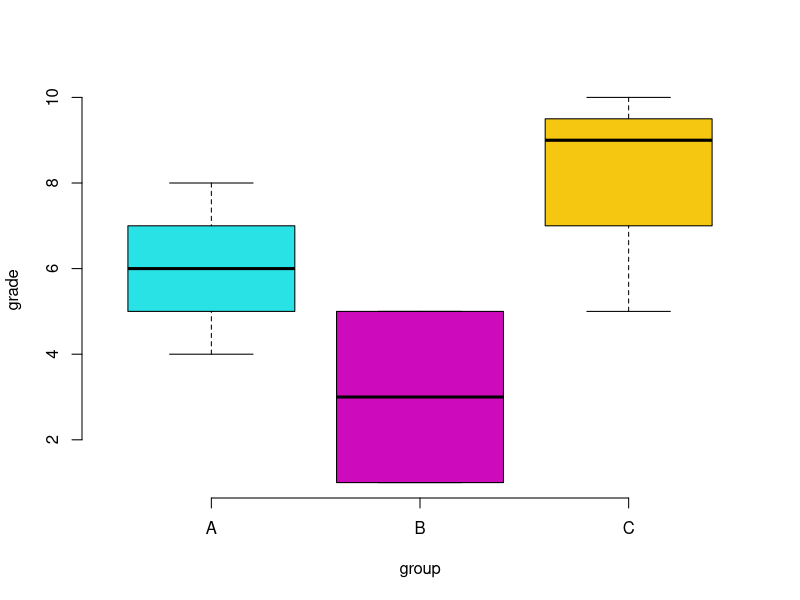
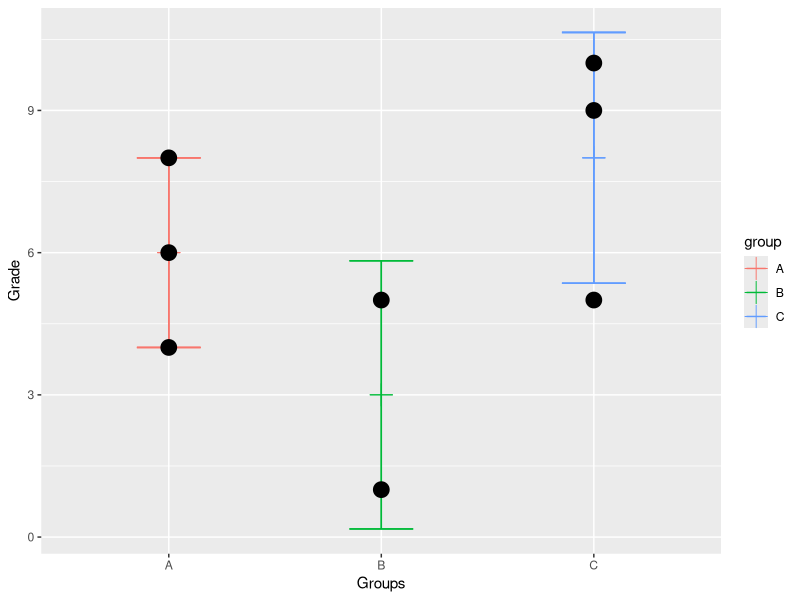
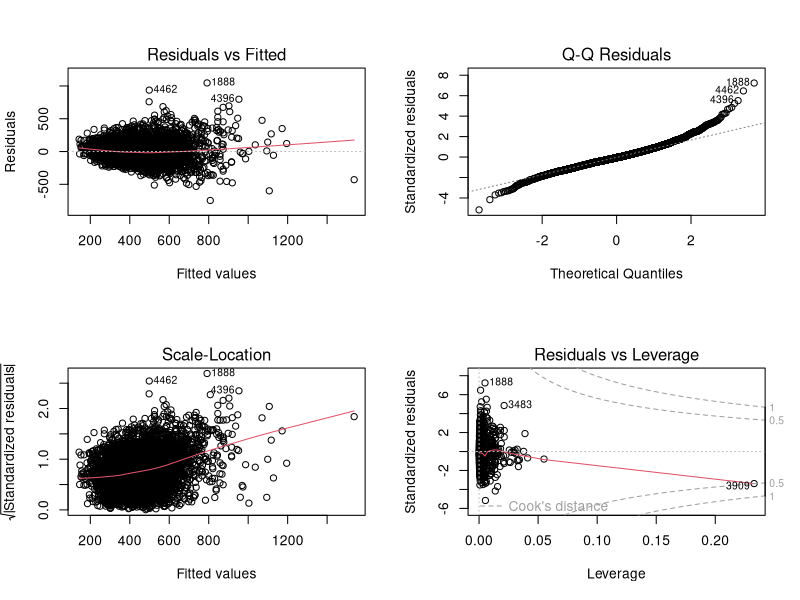
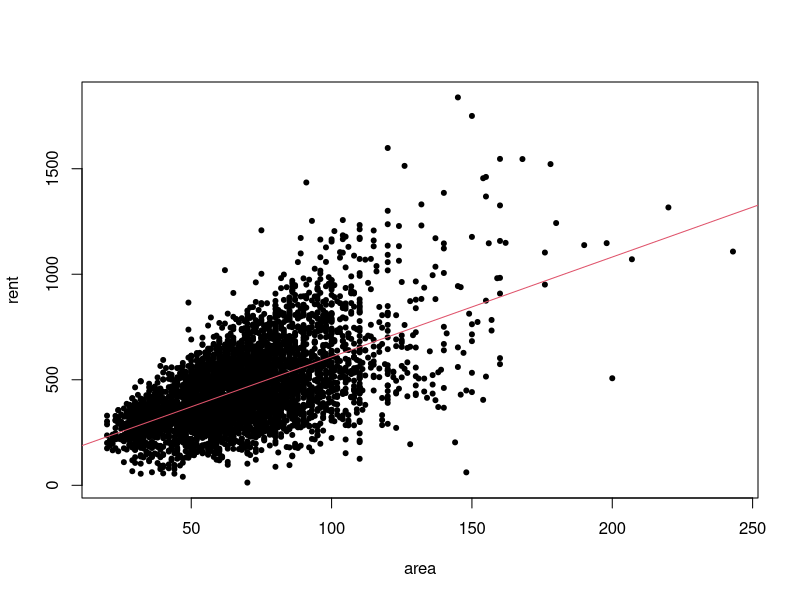

Source code (R) for these figures, in order:
## Set working directory or open Open-To-Compile.Rproj
setwd("~/Data/github/AGLM/Assignment1")

#####  Task 1  #####

a <- -498.683 / 140.988
b <- 4.885 * 6.677
c <- 9.112 / 6.900
d <- 1841257.15 / (1 - 0.5708)
e <- d - 1841257.15
f = (e / 2) / (181257.15 / (51-(2+1)) )
p = pf(f,2,48,lower.tail = FALSE)

1-pt(3,1000)

##### Task 2 #####

# ANOVA
# The one-way analysis of variance (ANOVA), also known as one-factor ANOVA, is an extension of independent two-samples t-test for comparing means in a situation where there are more than two groups.
# Test hypotheses:
# • Null hypothesis: the means of the different groups are the same
# • Alternative hypothesis: At least one sample mean is not equal to the others.
# Assumptions:
# • The observations are obtained independently and randomly from the population defined by the factor levels
# • The data of each factor level are normally distributed.
# • These normal populations have a common variance.
# Process:
# • Compute the common variance, which is called variance within samples (S2within) or residual variance.
# • Compute the variance between sample means as follow:
#   - Compute the mean of each group
#   - Compute the variance between sample means (S2between)
# • Produce F-statistic as the ratio of S2between/S2within.
# Statistic:
# The F-test is used for comparing the factors of the total deviation. In ANOVA, F-statistic is computed as the ratio of the variance between groups and variance within groups. The F-statistic is the compared to the F-distribution with (I-1) and (n-I) degrees of freedom.
# where I = total number of groups and n = total number of observations.
# Note that, a lower ratio (ratio < 1) indicates that there are no significant difference between the means of the samples being compared. However, a higher ratio implies that the variation among group means are significant.


library(dplyr)
library(ggplot2)

X <- data.frame("grade" = c(4,6,8,1,5,9,10,5), "group" = c("A","A","A","B","B","C","C","C"))
X2 <- data.frame("grade" = c(4,6,8,9,5,9,10,5), "group" = c("A","A","A","B","B","C","C","C"))
X3 <- data.frame("grade" = c(5,6,7,1.73,4.27,9.6,8,6.4), "group" = c("A","A","A","B","B","C","C","C"))
set.seed(352144)
X4 <- data.frame("grade" = c(rnorm(30,6,2),rnorm(20,3,2.83),rnorm(30,8,2.65)),"group" = c(rep(c("A","B","C"),c(30,20,30)))  )
str(X)
(out = group_by(X, group) %>% summarise( count = n(), mean = mean(grade), var = var(grade), sd = sd(grade)))

boxplot(grade ~ group, data=X, col=5:7, frame = FALSE)
points(grade ~ group, data=X,pch=20)

Xplot <- X
Xplot$mean <- c(rep(out$mean[1],3),rep(out$mean[2],2),rep(out$mean[3],3))
Xplot$sd <- c(rep(out$sd[1],3),rep(out$sd[2],2),rep(out$sd[3],3))
ggplot(Xplot) +
  geom_errorbar(aes(x= group, ymin= mean-sd, ymax = mean+sd, width=0.3, color=group)) +
  geom_point(aes(x=group, y= mean, color=group),size=5,shape=3) +
  geom_point(aes(x = group, y = grade), size=5) +
  xlab("Groups") +
  ylab("Grade")

fit <- aov(grade ~ group, data = X)
summary(fit)
#As the p-value is more than the significance level 0.05, we cannot conclude that there are significant differences between the groups highlighted with in the model summary.


## BELOW VALID ONLY IF THERE IS SIGNIFICANCE OF DIFFERENT GROUP MEANS!!
# Multiple pairwise-comparison between the means of groups
# In one-way ANOVA test, a significant p-value indicates that some of the group means are different, but we don’t know which pairs of groups are different.
# It’s possible to perform multiple pairwise-comparison, to determine if the mean difference between specific pairs of group are statistically significant.
TukeyHSD(fit)
# diff: difference between means of the two groups
# lwr, upr: the lower and the upper end point of the confidence interval at 95% (default)
# p adj: p-value after adjustment for the multiple comparisons.
# It can be seen from the output, that difference between no groups is significant with an adjusted p-value.

fit2 <- aov(grade ~ group, data = X2)
summary(fit2)

fit3 <- aov(grade ~ group, data = X3)
summary(fit3)

fit4 <- aov(grade ~ group, data = X4)
summary(fit4)

##### Task 3 #####

# Nothing yet

##### Task 4 #####

munich <- read.csv("munich.csv", header=TRUE, fill=FALSE, sep = ",")
munich$location <- factor(munich$location)
str(munich)
summary(munich)

fit1 <- lm(rent ~ ., data=munich)
summary(fit2)

fit2 <- lm(rent ~ . + location:area, data=munich)
summary(fit2)

par(mfrow=c(2,2))
plot(fit2)
par(mfrow=c(1,1))

fit3 <- lm(rent ~ area, data=munich)
summary(fit3)

plot(rent ~ area, data=munich, pch=20)
abline(fit3,col=2)
